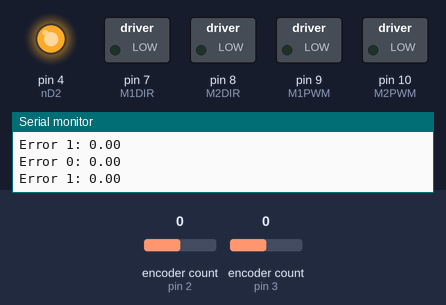
Simulated run of this sketch. Board: Arduino Uno, built with avr-gcc and run on an emulated ATmega328P. Shown: switched loads named in the sketch (green lamp = pin HIGH), output pins drawn as LEDs (lit = HIGH), the last lines printed to the serial monitor. The test bench sets the inputs (shaded band); at power-on: encoder count (sensors on pin 2, pin 3) 0.

Above: at 1.2 s.
1.3 s: encoder count (sensor on pin 2) set to 1
At 1.8 s:
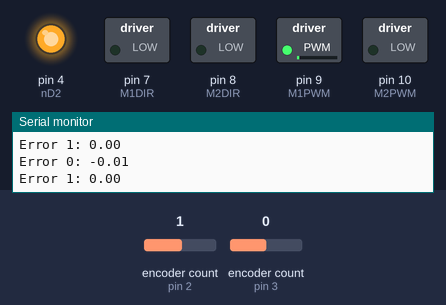
4.3 s: encoder count (sensor on pin 3) set to 4
At 6.2 s:
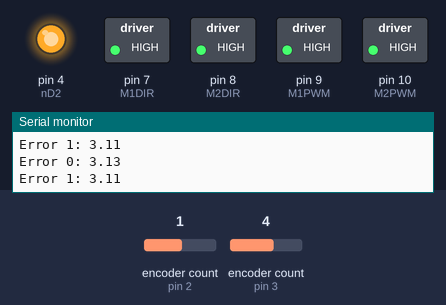
Timing chart, 0 to 7.7 s (numbered marks = the images above; inputs shaded):
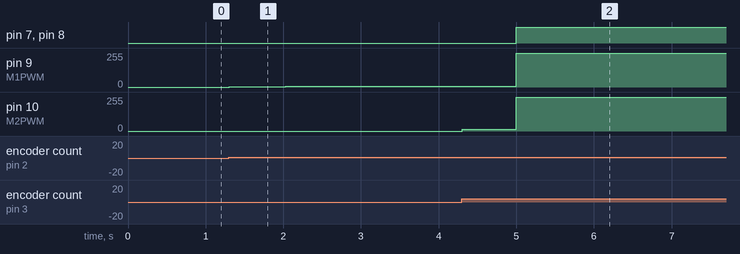

The sketch:

wheel_position_control_test.ino
```cpp
/*
  Purpose: Test the PI controller by toggling the target every 5 seconds
  Authors: Ben Sprik and Blake Billharz
  Sources: N/A
  Set up:
    Connect the motor driver shield to the arduino and connect power from the battery via the voltage regulator.

    Left motor:
      encoderPwr -> 3v3
      encoderGnd -> GND
      encoderA -> 2
      encoderB -> 5
      direction -> 7
      pwm -> 9
    Right motor:
      encoderPwr -> 3v3
      encoderGnd -> GND
      encoderA -> 3
      encoderB -> 6
      direction -> 8
      pwm -> 10
    I2C:
      SCL -> A5
      SDA -> A4
      GND -> GND
*/

# include <Encoder.h>

// pinout to connect motor driver and motor
#define ENC1_A 2
#define ENC2_A 3
#define nD2    4
#define ENC1_B 5
#define ENC2_B 6
#define M1DIR  7
#define M2DIR  8
#define M1PWM  9
#define M2PWM  10

// constants
const double pi = 3.141592;
const double MAX_VOLTAGE = 7.8;
const int ENC_CNT_PER_REV = 3200;

// Controller gains as determined by simulink model
double Kp = 12;
double Ki = 5;

// Globals
unsigned long last_time_ms;   // time for calculating time steps
unsigned int PWM;             // value 0-255 to set duty cycle. 0: low, 255: high
volatile double target_pos_rad[2] = {0};
double out_voltage[2] = {0};
double integral_error[2] = {0};

// class for holding motor pins
struct MotorPins {
  int pwm;
  int dir;
};

// motor variables
Encoder encoders[2] = {Encoder(ENC1_A, ENC1_B), Encoder(ENC2_A, ENC2_B)};
MotorPins motor_pins[2];


////////////////////////// INTERUPT TESTING
// #define TIMER_INTERRUPT_DEBUG         0
// #define _TIMERINTERRUPT_LOGLEVEL_     0
#define USE_TIMER_2 true
#define INTERRUPT_INTERVAL_MS  5000
#include "TimerInterrupt.h"

void recieveTargetISR() {
  // temporary code to toggle target
  for (int i = 0; i < 2; i++) {
    if (target_pos_rad[i] == 0) {
      target_pos_rad[i] = pi;
    }
    else {
      target_pos_rad[i] = 0;
    }
  }

}
//////////////////////////////


void setup() {

  // setup motors
  motor_pins[0].pwm = M1PWM;
  motor_pins[0].dir = M1DIR;
  motor_pins[1].pwm = M2PWM;
  motor_pins[1].dir = M2DIR;

  pinMode(nD2, OUTPUT);
  pinMode(M1DIR, OUTPUT);
  pinMode(M1PWM, OUTPUT);
  pinMode(M2DIR, OUTPUT);
  pinMode(M2PWM, OUTPUT);

  digitalWrite(nD2, HIGH);    // enable motor driver outputs

  // setup serial
  Serial.begin(9600);
  while(!Serial);

  // set up isr to recieve target
  ITimer2.init();
  if (!ITimer2.attachInterruptInterval(INTERRUPT_INTERVAL_MS, recieveTargetISR)){
    Serial.println("Couldn't set up interrupt. Quitting.");
    while (1);
  }

  last_time_ms = millis(); // set up sample time variable
}

double target_last = 0;
unsigned long time_lp_ms = 0;

void loop() {

  // Variables for calculating position
  int i;
  unsigned int PWM;
  double pos_error[2] = {0};

  // calculate time step for computing integral error
  unsigned long time_step_ms = millis() - last_time_ms;
  last_time_ms = millis();

  // loop through to control both motors
  for (i=0; i<2; i++) {

    // calculate position error
    pos_error[i] = target_pos_rad[i] - countsToRads( encoders[i].read() );

    // update integral error
    integral_error[i] = integral_error[i] + pos_error[i] * ((float) time_step_ms / 1000);

    // calculate voltage
    out_voltage[i] = Kp*pos_error[i] + Ki*integral_error[i];

    // drive motors direction
    if (out_voltage[i]>0) {
      digitalWrite(motor_pins[i].dir, HIGH);
    }
    else {
      digitalWrite(motor_pins[i].dir, LOW);
    }

    // drive motors speed
    PWM = 255*abs(out_voltage[i])/MAX_VOLTAGE;
    analogWrite(motor_pins[i].pwm, min(PWM,255));

  }

  if (target_pos_rad[0] != target_last) {
    Serial.println("target: " + (String) target_pos_rad[0]);
    target_last = target_pos_rad[0];
  }

  time_lp_ms += time_step_ms;
  if (time_lp_ms >= 500) {
    Serial.println("Error 0: " + (String) pos_error[0]);
    Serial.println("Error 1: " + (String) pos_error[1]);
    Serial.println();
    time_lp_ms = 0;
  }

}


float countsToRads(long enc_counts) {
  return 2*pi * (float) enc_counts/ ENC_CNT_PER_REV;
}
```

Measured:
- after the input at 1.3 s, pin 9 (M1PWM): 0/255 → 3/255 at once, → 4/255 0.73 s later, → 5/255 0.78 s later, → 6/255 0.79 s later
